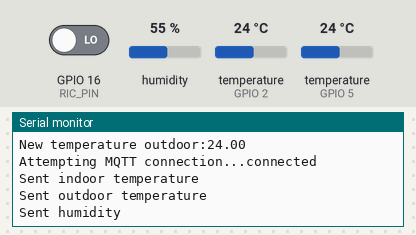
Recording of a sketch running on a simulated ESP8266 (NodeMCU). Parts: the last lines printed to the serial monitor. Inputs (shaded band) come from the test bench; at power-on: GPIO 16 (RIC_PIN) LOW, humidity 55 %, temperature (sensors on GPIO 5, GPIO 2) 24 °C. WiFi joins after 1.5 s; servers stay silent unless stated; no MQTT or app messages arrive unless stated.

Above: at 2.7 s.
2.8 s: GPIO 16 (RIC_PIN) driven HIGH
9.6 s: humidity set to 22 %
At 13.8 s:
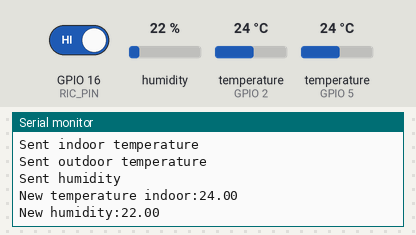
16.1 s: temperature (sensor on GPIO 5) set to 12 °C
At 20.3 s:
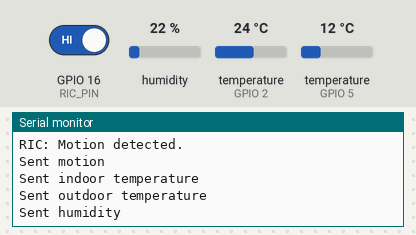
22.6 s: temperature (sensor on GPIO 2) set to 12 °C
At 25.4 s:
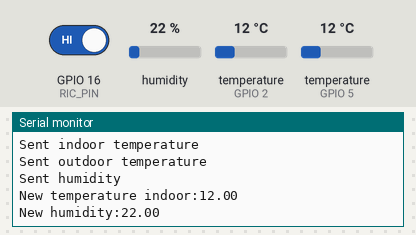
29.1 s: temperature (sensor on GPIO 5) set to 19 °C
At 32.2 s:
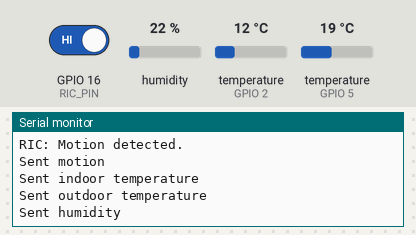
35.6 s: humidity set to 40 %
At 36.9 s:
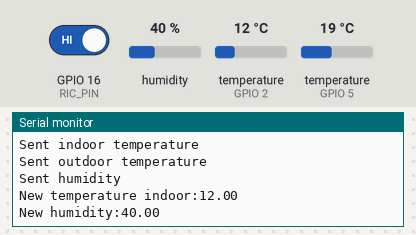
Timing chart, 0 to 38.6 s (numbered marks = the images above; inputs shaded):
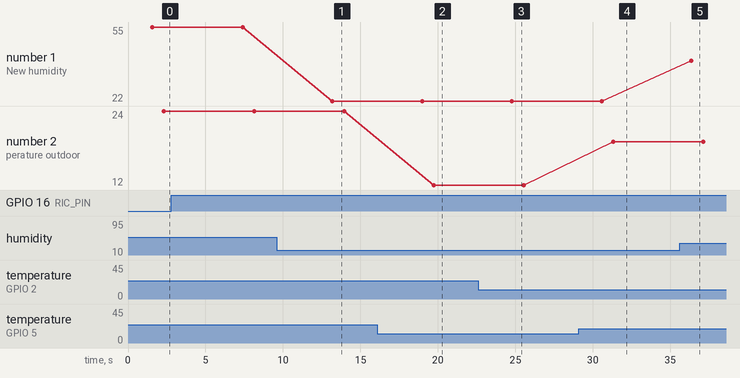

Measured:
- after the input at 9.6 s, the serial monitor: prints a new line after 3.6 s (image 1)
- after the input at 16.1 s, the serial monitor: prints a new line after 3.6 s (image 2)
- after the input at 22.6 s, the serial monitor: prints a new line after 2.2 s (image 3)
- after the input at 29.1 s, the serial monitor: prints a new line after 2.2 s (image 4)
- after the input at 35.6 s, the serial monitor: prints a new line after 0.76 s (image 5)
- plotted number 1: 55 → 22 after the input at 9.6 s, 22 → 40 after the input at 35.6 s
- plotted number 2: 24 → 12 after the input at 16.1 s, 12 → 19 after the input at 29.1 s

The sketch:

esp8266.ino
```cpp
#include <ESP8266WiFi.h>
#include <Wire.h>
#include <OneWire.h>
#include <PubSubClient.h>
#include <DHT.h>
#include <DallasTemperature.h>

#define wifi_ssid "Wi-Fi"
#define wifi_password "haslookon"

#define mqtt_server "test.mosquitto.org"

#define temperature_in_topic "js8837euf_temperature_in"
#define temperature_out_topic "js8837euf_temperature_out"
#define humidity_topic "js8837euf_humidity"
#define motion_topic "js8837euf_motion"

#define DHT_TYPE DHT11
#define DHT_PIN 2

#define DS18B20_PIN 5

#define RIC_PIN 16

WiFiClient espClient;
PubSubClient client(espClient);
DHT dht(DHT_PIN, DHT_TYPE);

OneWire oneWire(DS18B20_PIN);
DallasTemperature DS18B20(&oneWire);

void setup() {
  Serial.begin(115200);
  dht.begin();
  DS18B20.begin();
  setup_wifi();
  client.setServer(mqtt_server, 1883);
}

void setup_wifi() {
  delay(10);
  // Connecting to a WiFi network
  Serial.println();
  Serial.print("Connecting to: ");
  Serial.println(wifi_ssid);

  WiFi.begin(wifi_ssid, wifi_password);

  while (WiFi.status() != WL_CONNECTED) {
    delay(500);
    Serial.print(".");
  }

  Serial.println("");
  Serial.println("WiFi connected");
  Serial.println("IP address: ");
  Serial.println(WiFi.localIP());
}

void reconnect() {
  while (!client.connected()) {
    Serial.print("Attempting MQTT connection...");
    if (client.connect("ESP8266Client")) {
      Serial.println("connected");
    } else {
      Serial.print("failed, rc=");
      Serial.print(client.state());
      Serial.println(" try again in 5 seconds");
      // Wait 5 seconds before retrying
      delay(5000);
    }
  }
}

void loop() {
  float temp_in = dht.readTemperature();
  float hum = dht.readHumidity();

  if (isnan(temp_in) || isnan(hum)) {
    Serial.println("Error read sensor DHT11");
  } else {
    Serial.print("New temperature indoor:");
    Serial.println(String(temp_in).c_str());
    Serial.print("New humidity:");
    Serial.println(String(hum).c_str());
  }

  DS18B20.requestTemperatures();
  float temp_out = DS18B20.getTempCByIndex(0);
  if (temp_out == 80 || temp_out == (-127)) {
    Serial.println("Error read sensor DS18B20");
  } else {
    Serial.print("New temperature outdoor:");
    Serial.println(String(temp_out).c_str());
  }

  int isMove = digitalRead(RIC_PIN);
  //low = no motion, high = motion
  if (isMove == HIGH) {
    Serial.println("RIC: Motion detected.");
  }

  if (!client.connected()) {
    reconnect();
  }
  client.loop();

  if (isMove == HIGH) {
    if(client.publish(motion_topic, String("ALARM").c_str())) {
      Serial.println("Sent motion");
    } else {
      Serial.println("Didn't send motion");
    }
  }
  if(client.publish(temperature_in_topic, String(temp_in).c_str())) {
    Serial.println("Sent indoor temperature");
  } else {
    Serial.println("Didn't send indoor temperature");
  }
  if(client.publish(temperature_out_topic, String(temp_out).c_str())) {
    Serial.println("Sent outdoor temperature");
  } else {
    Serial.println("Didn't send outdoor temperature");
  }
  if(client.publish(humidity_topic, String(hum).c_str())) {
    Serial.println("Sent humidity");
  } else {
    Serial.println("Didn't send humidity");
  }
  delay(5000);
}
```
